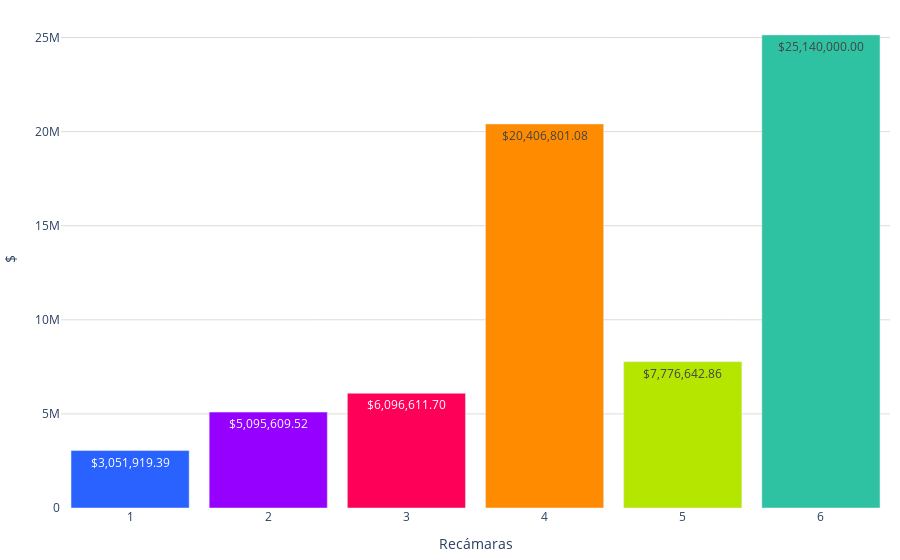

Notebook code cell kept with this figure:
### Code cell
import pandas as pd
import plotly.graph_objects as go
import locale

# Establecer configuración regional para el formato de precios
locale.setlocale(locale.LC_ALL, '')

# Definir función para formatear precios
def format_price(price):
    return locale.currency(price, grouping=True)

# Crear una lista de etiquetas para el eje x
etiquetas = [str(recamaras) if recamaras != 16 else '16+' for recamaras in df_promedio_depas['Recamaras']]

# Obtener los precios y el número de recámaras
precios = df_promedio_depas['precio']

# Crear el texto con los precios formateados
text_precios = [format_price(precio) for precio in precios]

colores = ['#2962ff', '#9500ff', '#ff0059', '#ff8c00', '#b4e600', '#2EC2A2','#E50CB6','#4225CF','#2CBA4D','#2962ff', '#9500ff', '#ff0059']

fig = go.Figure()
fig.add_trace(go.Bar(
    x=etiquetas,
    y=precios,
    text=text_precios,
    marker_color=colores,
    textposition='auto' 
))
fig.update_layout(
    #title='Precio promedio por número de baños',
    xaxis=dict(title='Recámaras'),
    yaxis=dict(title='$', gridcolor='#dddcda', ),
    bargap=0.1,
    bargroupgap=0.05,
    plot_bgcolor='rgba(0,0,0,0)',
    margin=dict(l=10, r=10, t=10, b=10),  # Ajusta los márgenes (left, right, top, bottom)        
)

fig.show()

### Figure 1 — Plotly figure (JSON) as saved in the notebook; plotly's stock layout.template omitted (floating-point values rounded to 4 significant figures)
{"data": [{"marker": {"color": ["#2962ff", "#9500ff", "#ff0059", "#ff8c00", "#b4e600", "#2EC2A2", "#E50CB6", "#4225CF", "#2CBA4D", "#2962ff", "#9500ff", "#ff0059"]}, "text": ["$3,051,919.39", "$5,095,609.52", "$6,096,611.70", "$20,406,801.08", "$7,776,642.86", "$25,140,000.00"], "textposition": "auto", "type": "bar", "x": ["1", "2", "3", "4", "5", "6"], "y": [3052000.0, 5096000.0, 6097000.0, 20410000.0, 7777000.0, 25140000]}], "layout": {"bargap": 0.1, "bargroupgap": 0.05, "margin": {"b": 10, "l": 10, "r": 10, "t": 10}, "plot_bgcolor": "rgba(0,0,0,0)", "xaxis": {"title": {"text": "Recámaras"}}, "yaxis": {"gridcolor": "#dddcda", "title": {"text": "$"}}}}
